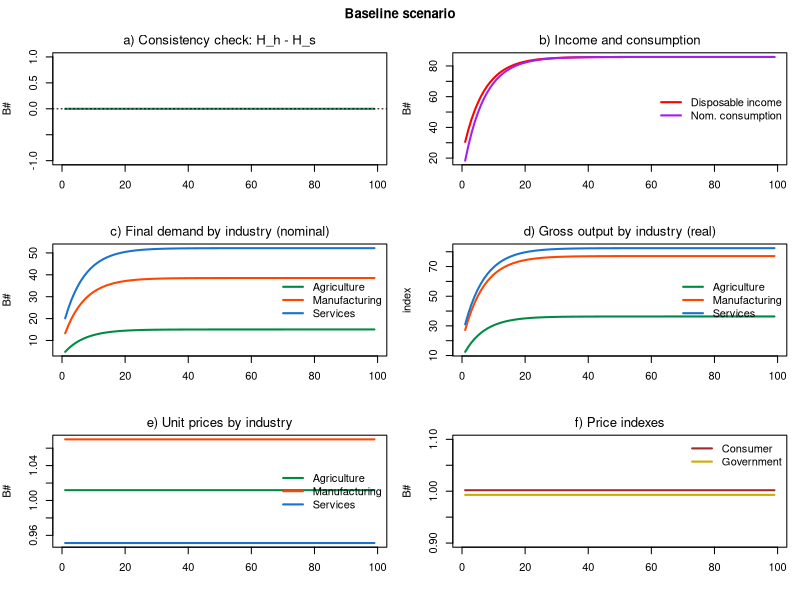
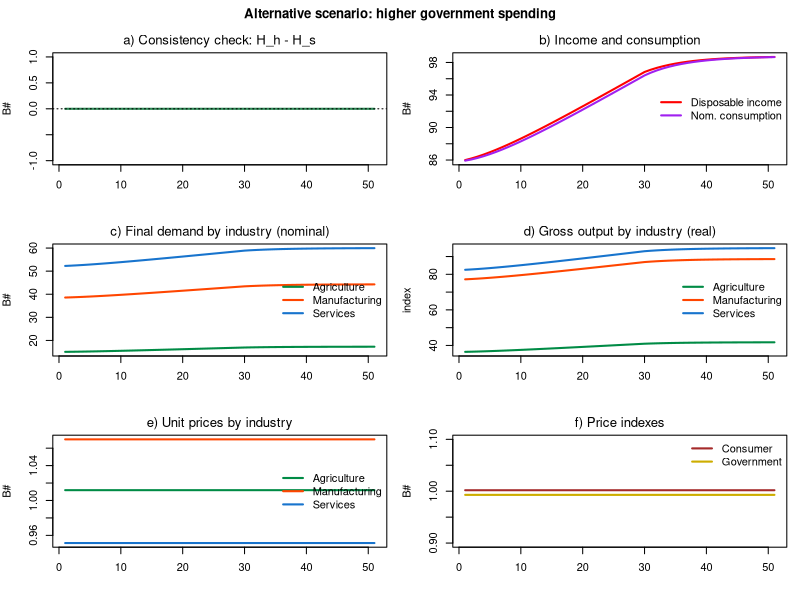

Recreate these plots in R, in order.
# *************************************************************************
#  Model PC + 3-industry input-output (IO-PC)
#  Source: Godley & Lavoie ch.4, extended with a 3-industry IO core
#  Author: Marco Veronese Passarella
#  Last change: 10/07/2026
# *************************************************************************

# Clear environment
rm(list = ls(all = TRUE))

# Set model parameters ####
nPeriods    <- 100         # Periods
nScenarios  <- 2           # 1 baseline, 2 higher government spending
nIndustries <- 3           # Industries (agriculture, manufacturing, services)
nIter       <- 100         # Iterations to solve the simultaneous equations
alpha10     <- 0.8         # Endogenous-MPC: autonomous part
alpha11     <- 8           # Endogenous-MPC: sensitivity to interest (minus sign)
alpha2      <- 0.4         # Propensity to consume out of wealth
lambda0     <- 0.635       # Portfolio: baseline share of bills
lambda1     <- 5           # Portfolio: sensitivity of bill share to interest rate
lambda2     <- 0.01        # Portfolio: sensitivity of bill share to income/wealth
theta       <- 0.2         # Tax rate (on income AND interest)
wage        <- 0.4         # Uniform wage rate
mu          <- 0.875       # Uniform mark-up
pr          <- c(3.5, 5, 2.2)         # Labour productivity by industry
betaC       <- c(0.15, 0.35, 0.50)    # Household consumption shares by industry
betaG       <- c(0.10, 0.30, 0.60)    # Government spending shares by industry
A <- matrix(c(0.11, 0.12, 0.10,       # Input-output technical coefficients
              0.21, 0.22, 0.20,       #  A[k, l] = units of product k to make
              0.15, 0.18, 0.10),      #  one unit of product l
            nrow = nIndustries, byrow = TRUE)
Leontief <- solve(diag(nIndustries) - A)   # (I - A)^-1, computed once (A is constant)
Gexog       <- 20          # Government spending (real)
rbase       <- 0.025       # Baseline policy interest rate
shockStart  <- 50          # Period at which government spending starts to rise (scenario 2)
Gmax        <- 23          # Government spending ceiling after the shock (scenario 2)

# Create the financial variables as matrices [scenario, period] ####
Y   <- matrix(0, nScenarios, nPeriods)  # Output / income (nominal GDP)
C   <- matrix(0, nScenarios, nPeriods)  # Consumption (REAL)
YD  <- matrix(0, nScenarios, nPeriods)  # Disposable income
TAX <- matrix(0, nScenarios, nPeriods)  # Taxes
V   <- matrix(0, nScenarios, nPeriods)  # Household wealth
B_h <- matrix(0, nScenarios, nPeriods)  # Bills held by households
H_h <- matrix(0, nScenarios, nPeriods)  # Cash held by households
B_s <- matrix(0, nScenarios, nPeriods)  # Bills supplied by government
B_cb<- matrix(0, nScenarios, nPeriods)  # Bills held by central bank
H_s <- matrix(0, nScenarios, nPeriods)  # Cash supplied by central bank
alpha1 <- matrix(alpha10 - alpha11 * rbase, nScenarios, nPeriods)  # Propensity to consume out of income
infl<- matrix(0, nScenarios, nPeriods)  # Inflation-tax term (no money illusion)
p_c <- matrix(1, nScenarios, nPeriods)  # Consumer price index
p_g <- matrix(1, nScenarios, nPeriods)  # Government price index

# Industry-level variables as arrays [scenario, period, industry] ####
x <- array(0, dim = c(nScenarios, nPeriods, nIndustries))  # Gross output by industry (real)
d <- array(0, dim = c(nScenarios, nPeriods, nIndustries))  # Final demand by industry (real)
p <- array(1, dim = c(nScenarios, nPeriods, nIndustries))  # Unit prices by industry

# Exogenous variables ####
G <- matrix(Gexog, nScenarios, nPeriods)   # Government spending (real)
r <- matrix(rbase, nScenarios, nPeriods)   # Policy interest rate

# Loop over scenarios ####
for (j in 1:nScenarios) {
  
  # Time loop
  for (i in 2:nPeriods) {
    
    # Shock: government spending grows toward Gmax from shockStart (scenario 2)
    if (i >= shockStart && j == 2) G[j, i] <- min(G[j, i - 1] + 0.1, Gmax)
    
    # Solve the SIMULTANEOUS equations by iteration
    for (iter in 1:nIter) {
      
      # A) PRICES (cost-plus mark-up over intermediate inputs) ####
      for (z in 1:nIndustries) {
        p[j, i, z] = wage / pr[z] + sum(p[j, i, 1:nIndustries] * A[1:nIndustries, z]) * (1 + mu)  # Unit prices (17)
      }
      p_c[j, i]  = sum(p[j, i, ] * betaC)                                          # Consumer price (18)
      p_g[j, i]  = sum(p[j, i, ] * betaG)                                          # Government price (19)
      
      # B) INPUT-OUTPUT QUANTITIES ####
      d[j, i, ] = betaC * C[j, i] + betaG * G[j, i]                                # Final demand by industry (14)
      x[j, i, ] = Leontief %*% d[j, i, ]                                           # Gross output by industry (15)
      Y[j, i]   = sum(p[j, i, ] * d[j, i, ])                                       # Nominal GDP (1.A)
      
      # C) HOUSEHOLDS ####
      YD[j, i]  = Y[j, i] - TAX[j, i] + r[j, i - 1] * B_h[j, i - 1]                # Disposable income (2)
      TAX[j, i] = theta * (Y[j, i] + r[j, i - 1] * B_h[j, i - 1])                  # Taxes on total income (3)
      V[j, i]   = V[j, i - 1] + (YD[j, i] - p_c[j, i] * C[j, i])                   # Wealth accumulation (4)
      alpha1[j, i] = alpha10 - alpha11 * r[j, i - 1]                               # Endogenous MPC (12)
      C[j, i]   = alpha1[j, i] * ((YD[j, i] / p_c[j, i]) - infl[j, i]) +
        alpha2 * V[j, i - 1] / p_c[j, i]                                           # Real consumption (5.A.1)
      infl[j, i]= ((p_c[j, i] - p_c[j, i - 1]) / p_c[j, i - 1]) * (V[j, i - 1] / p_c[j, i])  # Inflation tax
      
      # D) PORTFOLIO ####
      B_h[j, i] = V[j, i] * (lambda0 + lambda1 * r[j, i]) - lambda2 * YD[j, i]     # Bill demand (7, simplified)
      H_h[j, i] = V[j, i] - B_h[j, i]                                              # Household cash (6)
      
      # E) GOVERNMENT ####
      B_s[j, i] = B_s[j, i - 1] + (p_g[j, i] * G[j, i] + r[j, i - 1] * B_s[j, i - 1]) -
        (TAX[j, i] + r[j, i - 1] * B_cb[j, i - 1])                                 # Bill supply (8)
      
      # F) CENTRAL BANK ####
      B_cb[j, i]= B_s[j, i] - B_h[j, i]                                            # Central bank residual (10)
      H_s[j, i] = H_s[j, i - 1] + (B_cb[j, i] - B_cb[j, i - 1])                    # Cash supply (9)
      r[j, i]   = rbase                                                            # Policy rate (11)
    }
  }
}

# Display the results ####
sfcGap <- max(abs(H_h[, 2:nPeriods] - H_s[, 2:nPeriods]))
cat(" ******************************")
cat("\n Industries =", nIndustries)
cat("\n Scenarios =", nScenarios)
cat("\n Iterations/t =", nIter)
cat("\n Max |H_h - H_s| =", sfcGap)
cat("\n ******************************")
cat("\n Baseline steady-state values: \n Y =", round(Y[1, nPeriods], 2),
    "\n V =", round(V[1, nPeriods], 2),
    "\n B_h =", round(B_h[1, nPeriods], 2),
    "\n H_h =", round(H_h[1, nPeriods], 2),
    "\n p_c =", round(p_c[1, nPeriods], 3))
cat("\n ******************************")

# Plot the results ####
indCol <- c("springgreen4", "orangered", "dodgerblue3")   # Industry colours
indLab <- c("Agriculture", "Manufacturing", "Services")   # Industry names

plotScenario <- function(j, ttl, per) {

  # a) Consistency check
  plot(H_h[j, per] - H_s[j, per], type = "l", col = "seagreen", lwd = 2, font.main = 1,
       main = "a) Consistency check: H_h - H_s", xlab = "", ylab = "B#", ylim = range(-1, 1))
  abline(h = 0, lty = 3)
  
  # b) Disposable income and (nominal) consumption
  plot(YD[j, per], type = "l", col = "red", lwd = 2, font.main = 1,
       main = "b) Income and consumption", xlab = "", ylab = "B#",
       ylim = range(C[j, per] * p_c[j, per], YD[j, per]))
  lines(C[j, per] * p_c[j, per], col = "purple", lwd = 2)
  legend("right", c("Disposable income", "Nom. consumption"), col = c("red", "purple"),
         lwd = 2, bty = "n")
  
  # c) Final demand by industry (nominal)
  nd <- p[j, per, ] * d[j, per, ]
  matplot(nd, type = "l", lty = 1, lwd = 2, col = indCol, font.main = 1,
          main = "c) Final demand by industry (nominal)", xlab = "", ylab = "B#")
  legend("right", indLab, col = indCol, lwd = 2, bty = "n")
  
  # d) Gross output by industry (real)
  matplot(x[j, per, ], type = "l", lty = 1, lwd = 2, col = indCol, font.main = 1,
          main = "d) Gross output by industry (real)", xlab = "", ylab = "index")
  legend("right", indLab, col = indCol, lwd = 2, bty = "n")
  
  # e) Unit prices by industry
  matplot(p[j, per, ], type = "l", lty = 1, lwd = 2, col = indCol, font.main = 1,
          main = "e) Unit prices by industry", xlab = "", ylab = "B#")
  legend("right", indLab, col = indCol, lwd = 2, bty = "n")
  
  # f) Price indexes
  plot(p_c[j, per], type = "l", col = "brown", lwd = 2, font.main = 1,
       main = "f) Price indexes", xlab = "", ylab = "B#", ylim = range(0.9, 1.1))
  lines(p_g[j, per], col = "gold3", lwd = 2)
  legend("topright", c("Consumer", "Government"), col = c("brown", "gold3"), lwd = 2, bty = "n")
  title(ttl, outer = TRUE)
}

op = par(mfrow = c(3, 2), mar = c(4, 4, 2, 1), oma = c(0, 0, 2, 0))

plotScenario(1, "Baseline scenario", 2:nPeriods)                  # baseline

plotScenario(2, "Alternative scenario: higher government spending", shockStart:nPeriods)

par(op)
